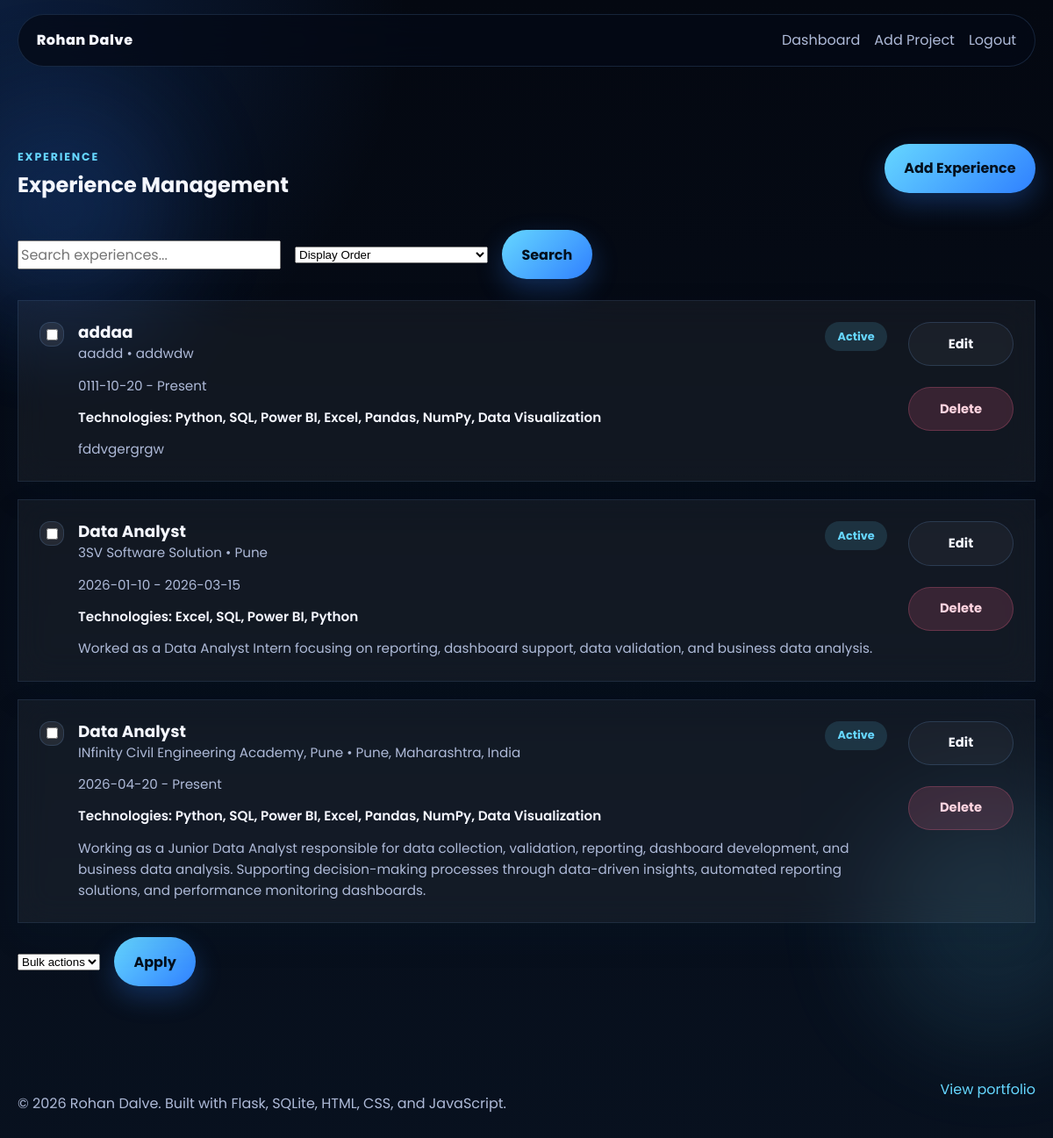
The page /experiences (signed in) on the database its author committed.
### tables this page shows
CREATE TABLE settings (
            key TEXT PRIMARY KEY,
            value TEXT NOT NULL
        );

CREATE TABLE experience (
            id INTEGER PRIMARY KEY AUTOINCREMENT,
            job_title TEXT NOT NULL,
            company_name TEXT NOT NULL,
            employment_type TEXT,
            start_date TEXT,
            end_date TEXT,
            current_job INTEGER DEFAULT 0,
            location TEXT,
            description TEXT,
            responsibilities TEXT,
            technologies TEXT,
            display_order INTEGER DEFAULT 0,
            status INTEGER DEFAULT 1,
            created_at TEXT DEFAULT (datetime('now')),
            updated_at TEXT
        );

### app.py (the view)
@app.route("/experiences")
@admin_required
def experiences_manager():
    q = request.args.get("q", "").strip()
    page = max(1, int(request.args.get("page", "1")))
    per_page = 10
    sort = request.args.get("sort", "display_order desc, id desc")
    base_query = "SELECT * FROM experience"
    params: list = []
    if q:
        base_query += " WHERE job_title LIKE ? OR company_name LIKE ? OR location LIKE ?"
        qterm = f"%{q}%"
        params.extend([qterm, qterm, qterm])
    if sort not in ("display_order desc, id desc", "created_at desc", "start_date desc", "company_name asc"):
        sort = "display_order desc, id desc"
    rows = query_all(f"{base_query} ORDER BY {sort} LIMIT ? OFFSET ?", tuple(params + [per_page, (page - 1) * per_page]))
    total = query_one(f"SELECT COUNT(*) as c FROM ({base_query})", tuple(params))["c"]
    return render_template("experiences.html", experiences=rows, q=q, page=page, per_page=per_page, total=total, sort=sort)

### app.py (called while the page is built)
def get_db() -> sqlite3.Connection:
    if "db" not in g:
        g.db = sqlite3.connect(app.config["DATABASE"])
        g.db.row_factory = sqlite3.Row
    return g.db

def query_all(query: str, params: tuple = ()) -> list[sqlite3.Row]:
    return get_db().execute(query, params).fetchall()

def query_one(query: str, params: tuple = ()) -> sqlite3.Row | None:
    return get_db().execute(query, params).fetchone()

def admin_required(view_func):
    @wraps(view_func)
    def wrapped_view(*args, **kwargs):
        if not session.get("admin_logged_in"):
            flash("Please log in to access the admin dashboard.", "error")
            return redirect(url_for("admin_login"))
        return view_func(*args, **kwargs)
    return wrapped_view

@app.context_processor
def inject_globals():
    db = sqlite3.connect(app.config["DATABASE"])
    db.row_factory = sqlite3.Row
    rows = db.execute("SELECT key, value FROM settings").fetchall()
    db.close()
    site = DEFAULT_SETTINGS.copy()
    site.update({row["key"]: row["value"] for row in rows})
    return {"site": site, "current_year": datetime.now().year}

### templates/experiences.html (shortened to what this page needs)
{% extends "base.html" %}
{% block body_class %}admin-body{% endblock %}
{% block content %}
<section class="section">
    <div class="container">
        <div class="panel-header experience-page-header">
            <div>
                <span class="section-tag">Experience</span>
                <h2>Experience Management</h2>
            </div>
            <a class="btn btn-primary" href="{{ url_for('add_experience') }}">Add Experience</a>
        </div>
        <form method="get" class="experience-filter" action="{{ url_for('experiences_manager') }}">
            <input class="experience-search" type="search" name="q" value="{{ q }}" placeholder="Search experiences...">
            <select class="experience-sort" name="sort">
                <option value="display_order desc, id desc" {% if sort=='display_order desc, id desc' %}selected{% endif %}>Display Order</option>
            </select>
            <button class="btn btn-primary" type="submit">Search</button>
        </form>
        <div class="experience-list">
            {% for exp in experiences %}
            <article class="glass experience-card">
                <div class="experience-card-left">
                    <label class="experience-card-checkbox"><input class="bulk-checkbox" type="checkbox" data-id="{{ exp.id }}"></label>
                    <div class="experience-card-content">
                        <div class="experience-card-title-row">
                            <div>
                                <h3>{{ exp.job_title }}</h3>
                                <p class="experience-card-subtitle">{{ exp.company_name }} • {{ exp.location }}</p>
                            </div>
                            <span class="experience-status{% if exp.status == 1 %} experience-status--active{% else %} experience-status--inactive{% endif %}">{% if exp.status == 1 %}Active{% else %}Inactive{% endif %}</span>
                        </div>
                        <p class="experience-card-duration">{{ exp.start_date }} - {% if exp.current_job %}Present{% else %}{{ exp.end_date }}{% endif %}</p>
                        <p class="experience-card-technologies">Technologies: {{ exp.technologies or 'Not specified' }}</p>
                        <p class="experience-card-description">{{ exp.description }}</p>
                    </div>
                </div>
                <div class="experience-card-actions">
                    <a class="btn btn-secondary btn-small" href="{{ url_for('edit_experience', exp_id=exp.id) }}">Edit</a>
                    <button class="btn btn-danger btn-small js-confirm-delete" type="submit" form="delete-exp-{{ exp.id }}">Delete</button>
                </div>
            </article>
            {% else %}
            <p>No experiences found.</p>
            {% endfor %}
        </div>
        <form id="bulk-form" class="experience-bulk-actions" method="post" action="{{ url_for('experience_bulk_action') }}">
            <select name="action">
                <option value="">Bulk actions</option>
            </select>
            <button class="btn btn-primary" id="bulk-apply" type="submit">Apply</button>
        </form>
    </div>
</section>
{% endblock %}

### templates/partials/navbar.html (shortened to what this page needs)
<header class="site-header" id="top">
    <nav class="navbar container">
        <a href="{{ url_for('home') }}#hero" class="brand">{{ site.name }}</a>
        <div class="nav-links" id="nav-menu">
            {% if request.path == '/' %}
            <a href="#hero">Home</a>
            <a href="#about">About</a>
            <a href="#skills">Skills</a>
            <a href="#experience">Experience</a>
            <a href="#projects">Projects</a>
            <a href="#contact">Contact</a>
            <a class="nav-button" href="{{ url_for('static', filename='resume.pdf') }}" download>Resume</a>
            {% elif session.get('admin_logged_in') %}
            <a href="{{ url_for('dashboard') }}">Dashboard</a>
            <a href="{{ url_for('add_project') }}">Add Project</a>
            <form action="{{ url_for('logout') }}" method="post" class="nav-inline-form">
                <button type="submit" class="nav-link-button">Logout</button>
            </form>
            {% else %}
            <a href="{{ url_for('home') }}#projects">Portfolio</a>
            <a href="{{ url_for('admin_login') }}">Admin Login</a>
            {% endif %}
        </div>
    </nav>
</header>

### templates/partials/footer.html
<footer class="site-footer">
    <div class="container footer-content">
        <p>&copy; {{ current_year }} {{ site.name }}. Built with Flask, SQLite, HTML, CSS, and JavaScript.</p>
        {% if request.path == '/' %}
        <a href="#top" class="footer-link">Back to top</a>
        {% else %}
        <a href="{{ url_for('home') }}" class="footer-link">View portfolio</a>
        {% endif %}
    </div>
</footer>

### rows shown on the page
settings: name "Rohan Dalve"
experience: job_title "addaa", company_name "aaddd", location "addwdw", status "Active", start_date "0111-10-20", current_job "Present", technologies "Python, SQL, Power BI, Excel, Pandas, NumPy, Data Visualization", description "fddvgergrgw"
experience: job_title "Data Analyst", company_name "3SV Software Solution", location "Pune", status "Active", start_date "2026-01-10", end_date "2026-03-15", technologies "Excel, SQL, Power BI, Python", description "Worked as a Data Analyst Intern focusing on reporting, dashboard support, data validation, and business data analysis."
experience: job_title "Data Analyst", company_name "INfinity Civil Engineering Academy, Pune", location "Pune, Maharashtra, India", status "Active", start_date "2026-04-20", current_job "Present", technologies "Python, SQL, Power BI, Excel, Pandas, NumPy, Data Visualization", description "Working as a Junior Data Analyst responsible for data collection, validation, reporting, dashboard development, and business data analysis. Supporting decision-making processes through data-driven insights, automated reporting solutions, and performance monitoring dashboards."
